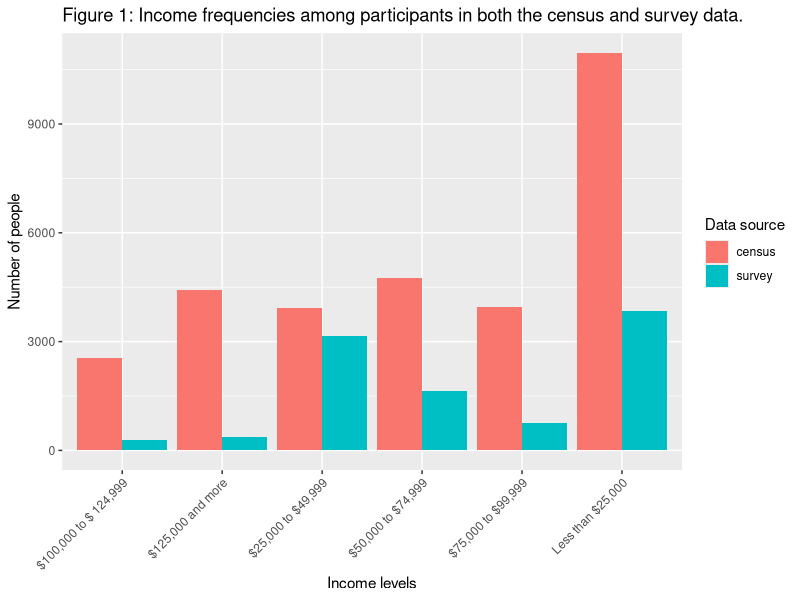

Recreate this plot in R.
## ---- chunk 1
knitr::opts_chunk$set(warning = FALSE, message = FALSE)
library(tidyverse)
library(knitr)
library(car)
## ---- chunk 2
opts <- options(knitr.kable.NA = "")
census_table <- read_csv("../Eric/ces2019_web_all_predictors.csv") %>% 
  mutate_if(is.character, as.factor) %>%
  select(-income_number, -cps19_ResponseId)
knitr::kable(summary(census_table), align = "cccccccccccccccccc", caption = "CES 2019 Summary Statistics")
## ---- chunk 3
opts <- options(knitr.kable.NA = "")
survey_table <- read_csv("../Eric/gss_clean_poststrat.csv") %>% 
  mutate_if(is.character, as.factor)
knitr::kable(summary(survey_table), align = "ccccccccccc",caption = "GSS Summary Statistics")
## ---- chunk 4
census_data <- read_csv("../Eric/ces2019_web_cleaned_imputed.csv")
survey_data <- read_csv("../Eric/gss_clean_poststrat.csv")
## ---- chunk 5

a <- census_data %>% group_by(income_category) %>% 
  summarise(census = n())

b <- survey_data %>% group_by(income_category) %>% 
  summarise(survey = n())

income_data = tibble(merge(a, b, by="income_category"))

income_data %>% 
  pivot_longer(col=-income_category)  %>%
  ggplot(aes(x = factor(income_category), y = value, fill = name)) +
  geom_bar(stat = "identity", position = "dodge") +
  labs(title="Figure 1: Income frequencies among participants in both the census and survey data.", 
       x="Income levels", 
       y="Number of people",
       fill="Data source") +
  theme(axis.text.x = element_text(angle = 45, hjust = 1))
## ---- chunk 6
# Proportion of liberal votes by age group
proportions <- census_data %>% 
  select(age_category, vote_choice) %>% 
  group_by(age_category) %>% 
  summarise(n=n(),
            liberal_votes = sum(vote_choice == 1),
            proportion = (liberal_votes / n) %>% round(digits=3)) 
  
votes_young<- as.numeric(proportions$liberal_votes[1]) # 15-24 proportion
n_young <- as.numeric(proportions$n[1])

votes_old <- as.numeric(proportions$liberal_votes[7]) # 65-74
n_old <- as.numeric(proportions$n[7])

test <- prop.test(x=c(n_old, votes_old), n=c(n_young, votes_young))

output_proportions <- proportions %>%
  rename(`Age range` = age_category, `Number of obersvations` = n, `Total who would vote liberal` = liberal_votes,
         `Proportion` = proportion) %>%
  kable(caption = "Proportion of intended liberal votes by age group from the CES 2019 data")

output_proportions
z <- sqrt(test$statistic) %>% round(digits=3)
p <- 2*pnorm(z, lower.tail=FALSE)

lower_b <- test$conf.int[1] %>% round(digits=3)
upper_b <- test$conf.int[2] %>% round(digits=3)
## ---- chunk 7

# Model Results (to Report in Results section)
# summary(model)
# OR
# broom::tidy(model)

### Don't show the results/output here...

## ---- chunk 8

# Here you can include some relevant visualizations.
